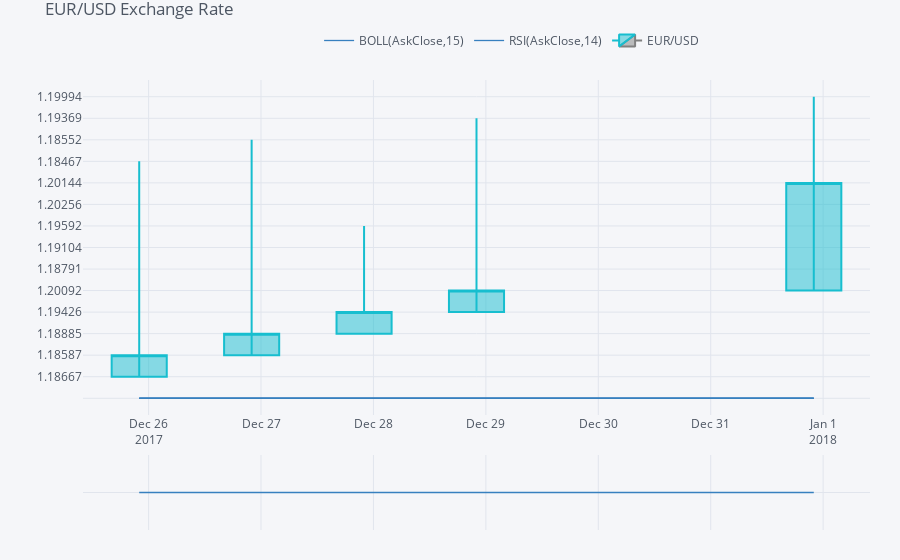

Write notebook code for a chart like this one.
### Code cell
plyo.iplot(
qf.iplot(asFigure=True), 
image='png', 
filename='qf_03')

### Figure 1 — Plotly figure (JSON) as saved in the notebook; plotly's stock layout.template omitted (floating-point values rounded to 4 significant figures)
{"data": [{"legendgroup": "BOLL(AskClose,15)", "line": {"color": "rgba(55, 128, 191, 1.0)", "dash": "solid", "shape": "linear", "width": 1.3}, "mode": "lines", "name": "BOLL(AskClose,15)", "showlegend": true, "text": "", "type": "scatter", "x": ["2017-12-25 22:00:00", "2017-12-26 22:00:00", "2017-12-27 22:00:00", "2017-12-28 22:00:00", "2017-12-31 22:00:00"], "y": ["", "", "", "", ""], "yaxis": "y2"}, {"legendgroup": "BOLL(AskClose,15)", "line": {"color": "rgba(55, 128, 191, 0.8999999999999999)", "dash": "solid", "shape": "linear", "width": 1.3}, "mode": "lines", "name": "UPPER(AskClose,15)", "showlegend": false, "text": "", "type": "scatter", "x": ["2017-12-25 22:00:00", "2017-12-26 22:00:00", "2017-12-27 22:00:00", "2017-12-28 22:00:00", "2017-12-31 22:00:00"], "y": ["", "", "", "", ""], "yaxis": "y2"}, {"fill": "tonexty", "fillcolor": "rgba(55, 128, 191, 0.1)", "legendgroup": "BOLL(AskClose,15)", "line": {"color": "rgba(55, 128, 191, 0.7999999999999998)", "dash": "solid", "shape": "linear", "width": 1.3}, "mode": "lines", "name": "LOWER(AskClose,15)", "showlegend": false, "text": "", "type": "scatter", "x": ["2017-12-25 22:00:00", "2017-12-26 22:00:00", "2017-12-27 22:00:00", "2017-12-28 22:00:00", "2017-12-31 22:00:00"], "y": ["", "", "", "", ""], "yaxis": "y2"}, {"legendgroup": "RSI(AskClose,14)", "line": {"color": "rgba(55, 128, 191, 1.0)", "dash": "solid", "shape": "linear", "width": 1.3}, "mode": "lines", "name": "RSI(AskClose,14)", "showlegend": true, "text": "", "type": "scatter", "x": ["2017-12-25 22:00:00", "2017-12-26 22:00:00", "2017-12-27 22:00:00", "2017-12-28 22:00:00", "2017-12-31 22:00:00"], "y": ["", "", "", "", ""], "yaxis": "y3"}, {"close": [1.186, 1.189, 1.194, 1.201, 1.201], "decreasing": {"line": {"color": "#808080"}}, "high": [1.188, 1.191, 1.196, 1.203, 1.201], "increasing": {"line": {"color": "#17BECF"}}, "low": [1.185, 1.186, 1.189, 1.194, 1.2], "name": "EUR/USD", "open": [1.187, 1.186, 1.189, 1.194, 1.201], "showlegend": true, "type": "candlestick", "x": ["2017-12-25 22:00:00", "2017-12-26 22:00:00", "2017-12-27 22:00:00", "2017-12-28 22:00:00", "2017-12-31 22:00:00"], "yaxis": "y2"}], "layout": {"legend": {"bgcolor": "#F5F6F9", "font": {"color": "#4D5663"}, "orientation": "h", "x": 0.3, "y": 0.95, "yanchor": "bottom"}, "margin": {"b": 30, "l": 30, "r": 30, "t": 30}, "paper_bgcolor": "#F5F6F9", "plot_bgcolor": "#F5F6F9", "showlegend": true, "title": {"font": {"color": "#4D5663"}, "text": "EUR/USD Exchange Rate"}, "xaxis": {"anchor": "y2", "gridcolor": "#E1E5ED", "rangeselector": {"bgcolor": "rgba(150, 200, 250, 1)", "buttons": [{"count": 1, "label": "1m", "step": "month", "stepmode": "backward"}, {"count": 1, "label": "1y", "step": "year", "stepmode": "backward"}], "font": {"size": 13}, "visible": false, "x": 0, "y": 0.9}, "rangeslider": {"visible": false}, "showgrid": true, "tickfont": {"color": "#4D5663"}, "title": {"font": {"color": "#4D5663"}, "text": ""}, "zerolinecolor": "#E1E5ED"}, "yaxis": {"gridcolor": "#E1E5ED", "showgrid": true, "showticklabels": false, "tickfont": {"color": "#4D5663"}, "title": {"font": {"color": "#4D5663"}, "text": ""}, "zerolinecolor": "#E1E5ED"}, "yaxis2": {"domain": [0.23, 0.9], "gridcolor": "#E1E5ED", "showgrid": true, "tickfont": {"color": "#4D5663"}, "title": {"font": {"color": "#4D5663"}, "text": ""}, "zerolinecolor": "#E1E5ED"}, "yaxis3": {"domain": [0, 0.15], "gridcolor": "#E1E5ED", "showgrid": true, "tickfont": {"color": "#4D5663"}, "title": {"font": {"color": "#4D5663"}, "text": ""}, "zerolinecolor": "#E1E5ED"}}}
